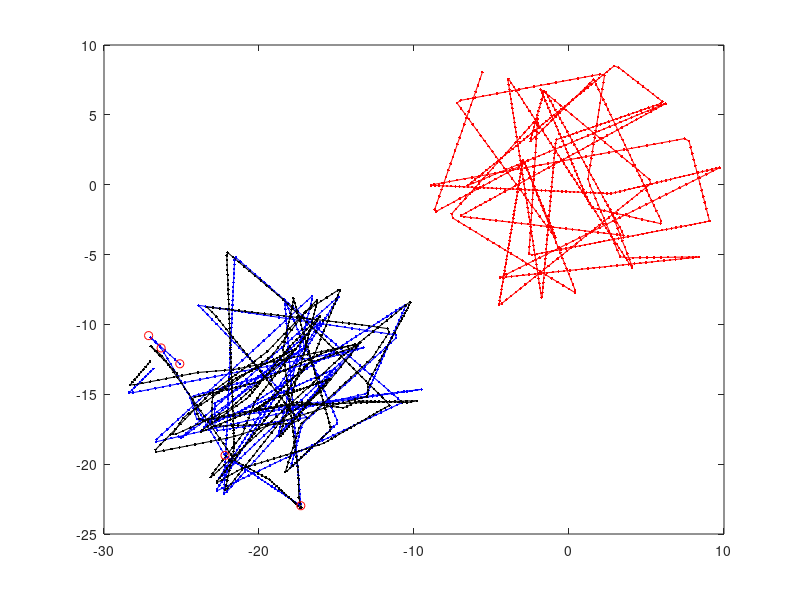

Write the MATLAB code that produced this figure.
% Paper: Adaptive Decoding Mechanisms for UAV-enabled Double-Uplink Coordinated NOMA
% Authors: Thanh Luan Nguyen, Georges Kaddoum, Tri Nhu Do, Daniel Benevides da Costa, Zygmunt J. Haas
% Journal: IEEE Transactions on Vehicular Technology
% DOI: 10.1109/TVT.2023.3255001

% Generalized Random Waypoint Mobility (GRWP) model on a line
%   1. All nodes are mobile (p_s = 0, no static nodes)
%   2. The pause time is set to zero.

%% Parameters

clear all

N = 1e4;

R = 10;  % [m] Movement Radius of UEE
Rd = R/10;     % [m] Maximum Deviation from the projection of UAV to UEE 
VE_min = 0.1;  % [m/sec] minimum velocity
VE_max = 0.2;  % [m/sec] maximum
VC_min = 0.1;  % [m/sec] minimum velocity
VC_max = 0.2;  % [m/sec] maximum
VU_min = 0.01; % [m/sec] minimum velocity
VU_max = 0.05; % [m/sec] maximum
T = R*0.025;    % [sec] sampling period

%% Initialize Simulation Part 1
% node (source) location
radial_WE_1 = R*sqrt(rand); % Radial-Coord of Source Waypoint
angula_WE_1 = 2*pi*rand;    % Angula-Coord of Source Waypoint
WE_1 = [radial_WE_1*cos(angula_WE_1) radial_WE_1*sin(angula_WE_1)]; % Cartesian Coordinates of Source Waypoint

% waypoint (destination) location
radial_WE_2 = R*sqrt(rand); % Radial-Coord of Destination Waypoint
angula_WE_2 = 2*pi*rand;    % Angula-Coord of Destination Waypoint
WE_2 = [radial_WE_2*cos(angula_WE_2) radial_WE_2*sin(angula_WE_2)]; % Cartesian Coordinates of Destination Waypoint

% distance between WE_1 and WE_2: Length of (WE_1,WE_2) Leg
DE_W12 = norm(WE_1-WE_2);

% direction of movement from WE_1 to WE_2
angula_E_12 = atan2(WE_2(2)-WE_1(2),WE_2(1)-WE_1(1));
dir_E_12 = [cos(angula_E_12) sin(angula_E_12)];

% total distance traveled from WE_1 to WE_2
LE_12 = 0;

% movement velocity on (WE_1,WE_2) Leg
VE_12 = (VE_max-VE_min)*rand+VE_min;

% movement velocity vector from WE_1 to WE_2
vecVE_12 = VE_12*dir_E_12;

%% Initialize Simulation Part 2
% UAV's initial location: uniformly distributed around WE_1;
radial_WU_1 = Rd*sqrt(rand);
angula_WU_1 = 2*pi*rand;
WU_1 = [radial_WU_1*cos(angula_WU_1) radial_WU_1*sin(angula_WU_1)];

% UAV's destination location: uniformly distributed around WE_1;
radial_WU_2 = Rd; 
angula_WU_2 = 2*pi*rand;
offset_WU_2 = [radial_WU_2*cos(angula_WU_2)...
               radial_WU_2*sin(angula_WU_2)];
WU_2 = offset_WU_2;

% distance between WU_1 and WU_2: Length of (WU_1,WU_2) Leg
DU_W12 = norm(WU_1-WU_2);

% movement direction of UAV
angula_U_12 = atan2(WU_2(2)-WU_1(2),WU_2(1)-WU_1(1));           
dir_U_12 = [cos(angula_U_12) sin(angula_U_12)];

% total distance traveled from WE_1 to WE_2
LU_12 = 0;

% movement velocity of UAV
VU_12 = (VU_max-VU_min)*rand+VU_min;

% movement velocity vector of UAV
vecVU_12 = VU_12*dir_U_12;

%% Initialize Simulation Part 3
radial_WC_1 = R*sqrt(rand); % Radial-Coord of Source Waypoint
angula_WC_1 = 2*pi*rand;    % Angula-Coord of Source Waypoint
WC_1 = [radial_WC_1*cos(angula_WC_1) radial_WC_1*sin(angula_WC_1)]; % Cartesian Coordinates of Source Waypoint

% waypoint (destination) location
radial_WC_2 = R*sqrt(rand); % Radial-Coord of Destination Waypoint
angula_WC_2 = 2*pi*rand;    % Angula-Coord of Destination Waypoint
WC_2 = [radial_WC_2*cos(angula_WC_2) radial_WC_2*sin(angula_WC_2)]; % Cartesian Coordinates of Destination Waypoint

% distance between WC_1 and WC_2: Length of (WC_1,WC_2) Leg
DC_W12 = norm(WC_1-WC_2);

% direction of movement from WC_1 to WC_2
angula_C_12 = atan2(WC_2(2)-WC_1(2),WC_2(1)-WC_1(1));
dir_C_12 = [cos(angula_C_12) sin(angula_C_12)];

% total distance traveled from WC_1 to WC_2
LC_12 = 0;

% movement velocity on (WC_1,WC_2) Leg
VC_12 = (VC_max-VC_min)*rand+VC_min;

% movement velocity vector from WC_1 to WC_2
vecVC_12 = VC_12*dir_C_12;

%% position data collection
pos_C = WC_1;
pos_E = WE_1;
pos_U = WU_1 + WE_1;
pos_R = WU_1;
pos_W = [WE_1;WE_2];

%% =========================================================================
while(1)
    % =========================================================================
    if (LE_12+VE_12*T >= DE_W12) % If next captured Location in (WE_2,WE_3) Leg
        
        % ------------ UEE ------------------------------------------------
        % location of next destination waypoint
        radial_WE_3 = R*sqrt(rand); % Radial-Coord of Next Destination Waypoint
        angula_WE_3 = 2*pi*rand;    % Angula-Coord of Next Destination Waypoint
        WE_3 = [radial_WE_3*cos(angula_WE_3) radial_WE_3*sin(angula_WE_3)];
        
        % distance between WE_2 and WE_3: Length of (WE_2,WE_3) Leg
        DE_W23 = norm(WE_3-WE_2);
        
        % direction of movement from WE_2 to WE_3
        angula_E_23 = atan2(WE_3(2)-WE_2(2),WE_3(1)-WE_2(1));
        dir_E_23 = [cos(angula_E_23) sin(angula_E_23)];
        
        % movement velocity on (WE_2,WE_3) Leg
        VE_23 = (VE_max-VE_min)*rand+VE_min;
        
        % movement velocity vector from WE_2 to WE_3
        vecVE_23 = VE_23*dir_E_23;
        
        % total distance traveled from WE_2 to WE_3
        LE_23 = (T-(DE_W12-LE_12)/VE_12)*VE_23;
        
        % ------------- update position -----------------------------------
        pos_E = [pos_E; pos_E(end,:) + (DE_W12-LE_12)*dir_E_12 + LE_23*dir_E_23];
        
        % ------------ update parameters ----------------------------------
        WE_2 = WE_3;
        LE_12 = LE_23;
        VE_12 = VE_23;
        DE_W12= DE_W23;
        vecVE_12 = vecVE_23;
        dir_E_12 = dir_E_23;
        
        pos_W = [pos_W ; WE_3];
    else % The next Captured Location is still in the Current Leg
        pos_E = [pos_E; pos_E(end,:) + vecVE_12*T];
        
        % Calculate the total traveled distance
        LE_12 = LE_12 + VE_12*T;
    end
    % =========================================================================
    if (LU_12+VU_12*T >= DU_W12) % If next captured Location in (WE_2,WE_3) Leg
        % ------------ UAV ------------------------------------------------
        % UAV's next destination: uniformly distributed around WE_3;
        radial_WU_3 = Rd*sqrt(rand); % Radial-Coord of Destination Waypoint
        angula_WU_3 = 2*pi*rand;     % Angula-Coord of Destination Waypoint
        offset_WU_3 = [radial_WU_3*cos(angula_WU_3)...
                       radial_WU_3*sin(angula_WU_3)];
        WU_3 = offset_WU_3; % Cartesian Coordinates of Destination Waypoint

        % distance between WE_2 and WE_3: Length of (WE_2,WE_3) Leg
        DU_W23 = norm(WU_3-WU_2);

        % movement direction of UAV
        angula_U_23 = atan2(WU_3(2)-WU_2(2),WU_3(1)-WU_2(1));
        dir_U_23 = [cos(angula_U_23) sin(angula_U_23)];
        
        % movement velocity of UAV
        VU_23 = (VU_max-VU_min)*rand+VU_min;

        % movement velocity vector of UAV
        vecVU_23 = VU_23*dir_U_23;

        % total distance traveled from WE_2 to WE_3
        LU_23 = (T-(DU_W12-LU_12)/VU_12)*VU_23;
        
        % ------------- update position -----------------------------------
        pos_R = [pos_R; pos_R(end,:) + (DU_W12-LU_12)*dir_U_12 + LU_23*dir_U_23];
        pos_U = [pos_U; pos_R(end,:) + pos_E(end,:)];

        % ------------ update parameters ----------------------------------
        WU_2 = WU_3;
        LU_12 = LU_23;
        VU_12 = VU_23;
        DU_W12= DU_W23;
        vecVU_12 = vecVU_23;
        dir_U_12 = dir_U_23;
    else % The next Captured Location is still in the Current Leg
        pos_R = [pos_R; pos_R(end,:) + vecVU_12*T];
        pos_U = [pos_U; pos_R(end,:) + pos_E(end,:)];
        % Calculate the total traveled distance
        LU_12 = LU_12 + VU_12*T;
    end
    % =========================================================================
    if (LC_12+VC_12*T >= DC_W12) % If next captured Location in (WC_2,WC_3) Leg
        
        % ------------ UCC ------------------------------------------------
        % location of next destination waypoint
        radial_WC_3 = R*sqrt(rand); % Radial-Coord of Next Destination Waypoint
        angula_WC_3 = 2*pi*rand;    % Angula-Coord of Next Destination Waypoint
        WC_3 = [radial_WC_3*cos(angula_WC_3) radial_WC_3*sin(angula_WC_3)];
        
        % distance between WC_2 and WC_3: Length of (WC_2,WC_3) Leg
        DC_W23 = norm(WC_3-WC_2);
        
        % direction of movement from WC_2 to WC_3
        angula_C_23 = atan2(WC_3(2)-WC_2(2),WC_3(1)-WC_2(1));
        dir_C_23 = [cos(angula_C_23) sin(angula_C_23)];
        
        % movement velocity on (WC_2,WC_3) Leg
        VC_23 = (VC_max-VC_min)*rand+VC_min;
        
        % movement velocity vector from WC_2 to WC_3
        vecVC_23 = VC_23*dir_C_23;
        
        % total distance traveled from WC_2 to WC_3
        LC_23 = (T-(DC_W12-LC_12)/VC_12)*VC_23;
        
        % ------------- update position -----------------------------------
        pos_C = [pos_C; pos_C(end,:) + (DC_W12-LC_12)*dir_C_12 + LC_23*dir_C_23];
        
        % ------------ update parameters ----------------------------------
        WC_2 = WC_3;
        LC_12 = LC_23;
        VC_12 = VC_23;
        DC_W12= DC_W23;
        vecVC_12 = vecVC_23;
        dir_C_12 = dir_C_23;
    else % The next Captured Location is still in the Current Leg
        pos_C = [pos_C; pos_C(end,:) + vecVC_12*T];
        
        % Calculate the total traveled distance
        LC_12 = LC_12 + VC_12*T;
    end
    %% Stop if Collected Enough Samples of E moves from W1 to W2
    if (length(pos_E) >= N || length(pos_U) >= N || length(pos_C) >= N)
        break;
    end
end
%%
XE0 = pos_E(:,1);
YE0 = pos_E(:,2);
XC0 = pos_C(:,1);
YC0 = pos_C(:,2);
XU0 = pos_U(:,1);
YU0 = pos_U(:,2);

% save('pos_C.mat','pos_C');
% save('pos_E.mat','pos_E');
% save('pos_U.mat','pos_U');

NN = 1:10:N;
figure;
plot(YC0(NN), XC0(NN), '.-r'); hold on;
plot(-18.85+YE0(NN), -13.49+XE0(NN), '.-b'); hold on;
plot(-18.85+YU0(NN), -13.49+XU0(NN), '.-k'); hold on;
plot(-18.85+pos_W(1:5,2), -13.49+pos_W(1:5,1),'or'); hold on;

% figure;
% ecdf(dE0); hold on;
% ecdf(dU0);